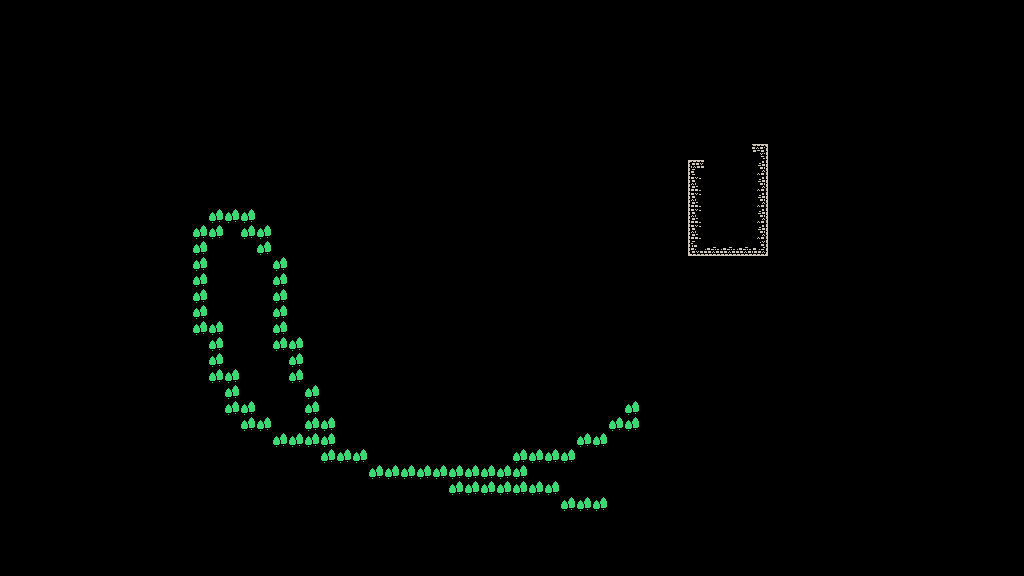

Below is a game level as drawn by its tile map, then a one-line description and the .tmx file that defines it, in full:
An orthogonal 64x36 tile map with 16x16 px tiles, 1 tile layer (Tile Layer 1).

<map version="1.5" tiledversion="1.7.2" orientation="orthogonal" renderorder="right-down" width="64" height="36" tilewidth="16" tileheight="16" infinite="0" nextlayerid="2" nextobjectid="1">
 <tileset firstgid="1" source="Lonely Tribes Set.tsx" />
 <layer id="1" name="Tile Layer 1" width="64" height="36">
  <data encoding="csv">
0,0,0,0,0,0,0,0,0,0,0,0,0,0,0,0,0,0,0,0,0,0,0,0,0,0,0,0,0,0,0,0,0,0,0,0,0,0,0,0,0,0,0,0,0,0,0,0,0,0,0,0,0,0,0,0,0,0,0,0,0,0,0,0,
0,0,0,0,0,0,0,0,0,0,0,0,0,0,0,0,0,0,0,0,0,0,0,0,0,0,0,0,0,0,0,0,0,0,0,0,0,0,0,0,0,0,0,0,0,0,0,0,0,0,0,0,0,0,0,0,0,0,0,0,0,0,0,0,
0,0,0,0,0,0,0,0,0,0,0,0,0,0,0,0,0,0,0,0,0,0,0,0,0,0,0,0,0,0,0,0,0,0,0,0,0,0,0,0,0,0,0,0,0,0,0,0,0,0,0,0,0,0,0,0,0,0,0,0,0,0,0,0,
0,0,0,0,0,0,0,0,0,0,0,0,0,0,0,0,0,0,0,0,0,0,0,0,0,0,0,0,0,0,0,0,0,0,0,0,0,0,0,0,0,0,0,0,0,0,0,0,0,0,0,0,0,0,0,0,0,0,0,0,0,0,0,0,
0,0,0,0,0,0,0,0,0,0,0,0,0,0,0,0,0,0,0,0,0,0,0,0,0,0,0,0,0,0,0,0,0,0,0,0,0,0,0,0,0,0,0,0,0,0,0,0,0,0,0,0,0,0,0,0,0,0,0,0,0,0,0,0,
0,0,0,0,0,0,0,0,0,0,0,0,0,0,0,0,0,0,0,0,0,0,0,0,0,0,0,0,0,0,0,0,0,0,0,0,0,0,0,0,0,0,0,0,0,0,0,0,0,0,0,0,0,0,0,0,0,0,0,0,0,0,0,0,
0,0,0,0,0,0,0,0,0,0,0,0,0,0,0,0,0,0,0,0,0,0,0,0,0,0,0,0,0,0,0,0,0,0,0,0,0,0,0,0,0,0,0,0,0,0,0,0,0,0,0,0,0,0,0,0,0,0,0,0,0,0,0,0,
0,0,0,0,0,0,0,0,0,0,0,0,0,0,0,0,0,0,0,0,0,0,0,0,0,0,0,0,0,0,0,0,0,0,0,0,0,0,0,0,0,0,0,0,0,0,0,0,0,0,0,0,0,0,0,0,0,0,0,0,0,0,0,0,
0,0,0,0,0,0,0,0,0,0,0,0,0,0,0,0,0,0,0,0,0,0,0,0,0,0,0,0,0,0,0,0,0,0,0,0,0,0,0,0,0,0,0,0,0,0,0,0,0,0,0,0,0,0,0,0,0,0,0,0,0,0,0,0,
0,0,0,0,0,0,0,0,0,0,0,0,0,0,0,0,0,0,0,0,0,0,0,0,0,0,0,0,0,0,0,0,0,0,0,0,0,0,0,0,0,0,0,0,0,0,0,21,0,0,0,0,0,0,0,0,0,0,0,0,0,0,0,0,
0,0,0,0,0,0,0,0,0,0,0,0,0,0,0,0,0,0,0,0,0,0,0,0,0,0,0,0,0,0,0,0,0,0,0,0,0,0,0,0,0,0,0,19,0,0,0,69,0,0,0,0,0,0,0,0,0,0,0,0,0,0,0,0,
0,0,0,0,0,0,0,0,0,0,0,0,0,0,0,0,0,0,0,0,0,0,0,0,0,0,0,0,0,0,0,0,0,0,0,0,0,0,0,0,0,0,0,67,0,0,0,69,0,0,0,0,0,0,0,0,0,0,0,0,0,0,0,0,
0,0,0,0,0,0,0,0,0,0,0,0,0,0,0,0,0,0,0,0,0,0,0,0,0,0,0,0,0,0,0,0,0,0,0,0,0,0,0,0,0,0,0,67,0,0,0,69,0,0,0,0,0,0,0,0,0,0,0,0,0,0,0,0,
0,0,0,0,0,0,0,0,0,0,0,0,0,52,52,52,0,0,0,0,0,0,0,0,0,0,0,0,0,0,0,0,0,0,0,0,0,0,0,0,0,0,0,67,0,0,0,69,0,0,0,0,0,0,0,0,0,0,0,0,0,0,0,0,
0,0,0,0,0,0,0,0,0,0,0,0,52,52,0,52,52,0,0,0,0,0,0,0,0,0,0,0,0,0,0,0,0,0,0,0,0,0,0,0,0,0,0,67,0,0,0,69,0,0,0,0,0,0,0,0,0,0,0,0,0,0,0,0,
0,0,0,0,0,0,0,0,0,0,0,0,52,0,0,0,52,0,0,0,0,0,0,0,0,0,0,0,0,0,0,0,0,0,0,0,0,0,0,0,0,0,0,115,116,116,116,117,0,0,0,0,0,0,0,0,0,0,0,0,0,0,0,0,
0,0,0,0,0,0,0,0,0,0,0,0,52,0,0,0,0,52,0,0,0,0,0,0,0,0,0,0,0,0,0,0,0,0,0,0,0,0,0,0,0,0,0,0,0,0,0,0,0,0,0,0,0,0,0,0,0,0,0,0,0,0,0,0,
0,0,0,0,0,0,0,0,0,0,0,0,52,0,0,0,0,52,0,0,0,0,0,0,0,0,0,0,0,0,0,0,0,0,0,0,0,0,0,0,0,0,0,0,0,0,0,0,0,0,0,0,0,0,0,0,0,0,0,0,0,0,0,0,
0,0,0,0,0,0,0,0,0,0,0,0,52,0,0,0,0,52,0,0,0,0,0,0,0,0,0,0,0,0,0,0,0,0,0,0,0,0,0,0,0,0,0,0,0,0,0,0,0,0,0,0,0,0,0,0,0,0,0,0,0,0,0,0,
0,0,0,0,0,0,0,0,0,0,0,0,52,0,0,0,0,52,0,0,0,0,0,0,0,0,0,0,0,0,0,0,0,0,0,0,0,0,0,0,0,0,0,0,0,0,0,0,0,0,0,0,0,0,0,0,0,0,0,0,0,0,0,0,
0,0,0,0,0,0,0,0,0,0,0,0,52,52,0,0,0,52,0,0,0,0,0,0,0,0,0,0,0,0,0,0,0,0,0,0,0,0,0,0,0,0,0,0,0,0,0,0,0,0,0,0,0,0,0,0,0,0,0,0,0,0,0,0,
0,0,0,0,0,0,0,0,0,0,0,0,0,52,0,0,0,52,52,0,0,0,0,0,0,0,0,0,0,0,0,0,0,0,0,0,0,0,0,0,0,0,0,0,0,0,0,0,0,0,0,0,0,0,0,0,0,0,0,0,0,0,0,0,
0,0,0,0,0,0,0,0,0,0,0,0,0,52,0,0,0,0,52,0,0,0,0,0,0,0,0,0,0,0,0,0,0,0,0,0,0,0,0,0,0,0,0,0,0,0,0,0,0,0,0,0,0,0,0,0,0,0,0,0,0,0,0,0,
0,0,0,0,0,0,0,0,0,0,0,0,0,52,52,0,0,0,52,0,0,0,0,0,0,0,0,0,0,0,0,0,0,0,0,0,0,0,0,0,0,0,0,0,0,0,0,0,0,0,0,0,0,0,0,0,0,0,0,0,0,0,0,0,
0,0,0,0,0,0,0,0,0,0,0,0,0,0,52,0,0,0,0,52,0,0,0,0,0,0,0,0,0,0,0,0,0,0,0,0,0,0,0,0,0,0,0,0,0,0,0,0,0,0,0,0,0,0,0,0,0,0,0,0,0,0,0,0,
0,0,0,0,0,0,0,0,0,0,0,0,0,0,52,52,0,0,0,52,0,0,0,0,0,0,0,0,0,0,0,0,0,0,0,0,0,0,0,52,0,0,0,0,0,0,0,0,0,0,0,0,0,0,0,0,0,0,0,0,0,0,0,0,
0,0,0,0,0,0,0,0,0,0,0,0,0,0,0,52,52,0,0,52,52,0,0,0,0,0,0,0,0,0,0,0,0,0,0,0,0,0,52,52,0,0,0,0,0,0,0,0,0,0,0,0,0,0,0,0,0,0,0,0,0,0,0,0,
0,0,0,0,0,0,0,0,0,0,0,0,0,0,0,0,0,52,52,52,52,0,0,0,0,0,0,0,0,0,0,0,0,0,0,0,52,52,0,0,0,0,0,0,0,0,0,0,0,0,0,0,0,0,0,0,0,0,0,0,0,0,0,0,
0,0,0,0,0,0,0,0,0,0,0,0,0,0,0,0,0,0,0,0,52,52,52,0,0,0,0,0,0,0,0,0,52,52,52,52,0,0,0,0,0,0,0,0,0,0,0,0,0,0,0,0,0,0,0,0,0,0,0,0,0,0,0,0,
0,0,0,0,0,0,0,0,0,0,0,0,0,0,0,0,0,0,0,0,0,0,0,52,52,52,52,52,52,52,52,52,52,0,0,0,0,0,0,0,0,0,0,0,0,0,0,0,0,0,0,0,0,0,0,0,0,0,0,0,0,0,0,0,
0,0,0,0,0,0,0,0,0,0,0,0,0,0,0,0,0,0,0,0,0,0,0,0,0,0,0,0,52,52,52,52,52,52,52,0,0,0,0,0,0,0,0,0,0,0,0,0,0,0,0,0,0,0,0,0,0,0,0,0,0,0,0,0,
0,0,0,0,0,0,0,0,0,0,0,0,0,0,0,0,0,0,0,0,0,0,0,0,0,0,0,0,0,0,0,0,0,0,0,52,52,52,0,0,0,0,0,0,0,0,0,0,0,0,0,0,0,0,0,0,0,0,0,0,0,0,0,0,
0,0,0,0,0,0,0,0,0,0,0,0,0,0,0,0,0,0,0,0,0,0,0,0,0,0,0,0,0,0,0,0,0,0,0,0,0,0,0,0,0,0,0,0,0,0,0,0,0,0,0,0,0,0,0,0,0,0,0,0,0,0,0,0,
0,0,0,0,0,0,0,0,0,0,0,0,0,0,0,0,0,0,0,0,0,0,0,0,0,0,0,0,0,0,0,0,0,0,0,0,0,0,0,0,0,0,0,0,0,0,0,0,0,0,0,0,0,0,0,0,0,0,0,0,0,0,0,0,
0,0,0,0,0,0,0,0,0,0,0,0,0,0,0,0,0,0,0,0,0,0,0,0,0,0,0,0,0,0,0,0,0,0,0,0,0,0,0,0,0,0,0,0,0,0,0,0,0,0,0,0,0,0,0,0,0,0,0,0,0,0,0,0,
0,0,0,0,0,0,0,0,0,0,0,0,0,0,0,0,0,0,0,0,0,0,0,0,0,0,0,0,0,0,0,0,0,0,0,0,0,0,0,0,0,0,0,0,0,0,0,0,0,0,0,0,0,0,0,0,0,0,0,0,0,0,0,0
</data>
 </layer>
</map>
